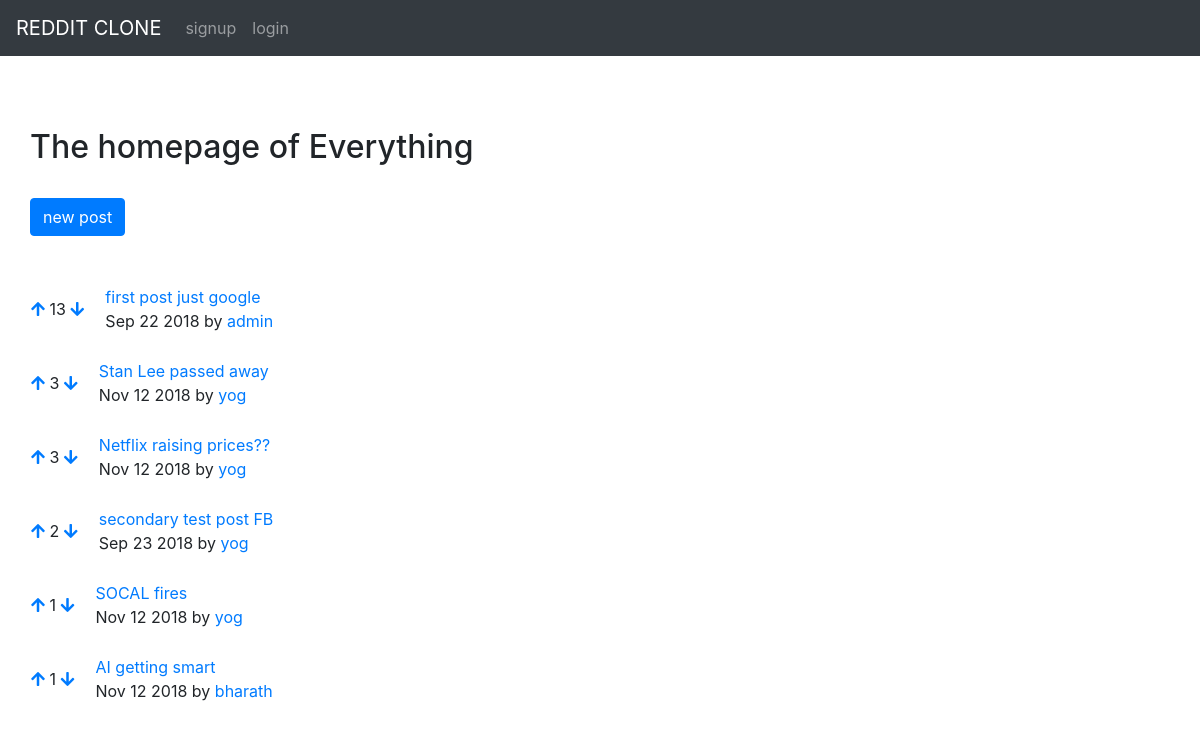
The page / on the database its author committed.
### posts/models.py (models this page shows)
class Post(models.Model):
	title = models.CharField(max_length = 200)
	url = models.TextField()
	pub_date = models.DateTimeField()
	author = models.ForeignKey(settings.AUTH_USER_MODEL, on_delete=models.CASCADE,)
	votes_total = models.IntegerField(default = 1)
	def pub_date_pretty(self):
		return self.pub_date.strftime('%b %e %Y')

### posts/views.py (the view)
# urls.py: url(r'', views.home, name = "home")
def home(request):
	posts = Post.objects.order_by("votes_total").reverse()
	return render(request, 'posts/home.html', {"posts":posts})

### posts/templates/posts/home.html (shortened to what this page needs)
{% extends 'base.html' %}
{% block content %}
<br/>
<br/>
<br/>
<h2> The homepage of Everything</h2>
<br/>
<a class = "btn btn-primary" href = "{% url 'posts:create' %}"> new post </a>
<br/>
<br/>
{% for post in posts %}
<table>
	<tr>
		<td style = "padding-right: 20px;">
	<a href="#" onClick = "document.getElementById('upvote{{ post.id }}').submit()"><i class="fas fa-arrow-up"></i></a>
{{post.votes_total}}
	<a href="#" onClick = "document.getElementById('downvote{{ post.id}}').submit()"><i class="fas fa-arrow-down"></i></a>
</td>
		<td><a href = "{{post.url}}" target="_blank"> {{post.title}}</a><br/>{{post.pub_date_pretty}} by <a href = # onclick="views.userview(post.author.username)" >{{post.author.username}}</a></td>
	</tr>
	<br/>
</table>
{% endfor %}
{% endblock %}

### templates/base.html (shortened to what this page needs)
<!doctype html>
<html lang="en">
  <head>
    <link rel="stylesheet" href="https://stackpath.bootstrapcdn.com/bootstrap/4.1.3/css/bootstrap.min.css">
  	<link rel="stylesheet" href="https://use.fontawesome.com/releases/v5.5.0/css/all.css">
  </head>
  <body>
  <nav class="navbar navbar-expand-lg navbar-dark bg-dark sticky-top">
  <a class="navbar-brand" href={% url 'home' %}>REDDIT CLONE</a>
    <div class="navbar-nav navbar-right">
      {% if user.is_authenticated %}
      		<li><a class = "nav-link" onClick = "document.getElementById('logout').submit()">logout</a></li>
      		<form id = "logout" method = "POST" action = "{% url 'account:logout' %}"/>
      			{% csrf_token%}
      			<input type = "hidden"/>
      		</form>
      	{% else %}
	      <li><a class = "nav-link" href="{% url 'account:signup' %}">signup</a></li>
	      <li><a class = "nav-link" href="{% url 'account:login' %}">login</a></li>
	    {% endif %}
    </div>
</nav>
<div style = "padding-left : 30px">
{% block content %}
      {% endblock %}
  </div>
  </body>
</html>

### rows shown on the page
Post: votes_total "13", title "first post just google", pub_date_pretty "Sep 22 2018", author.username "admin"
Post: votes_total "3", title "Stan Lee passed away", pub_date_pretty "Nov 12 2018", author.username "yog"
Post: votes_total "3", title "Netflix raising prices??", pub_date_pretty "Nov 12 2018", author.username "yog"
Post: votes_total "2", title "secondary test post FB", pub_date_pretty "Sep 23 2018", author.username "yog"
Post: votes_total "1", title "SOCAL fires", pub_date_pretty "Nov 12 2018", author.username "yog"
Post: votes_total "1", title "AI getting smart", pub_date_pretty "Nov 12 2018", author.username "bharath"
